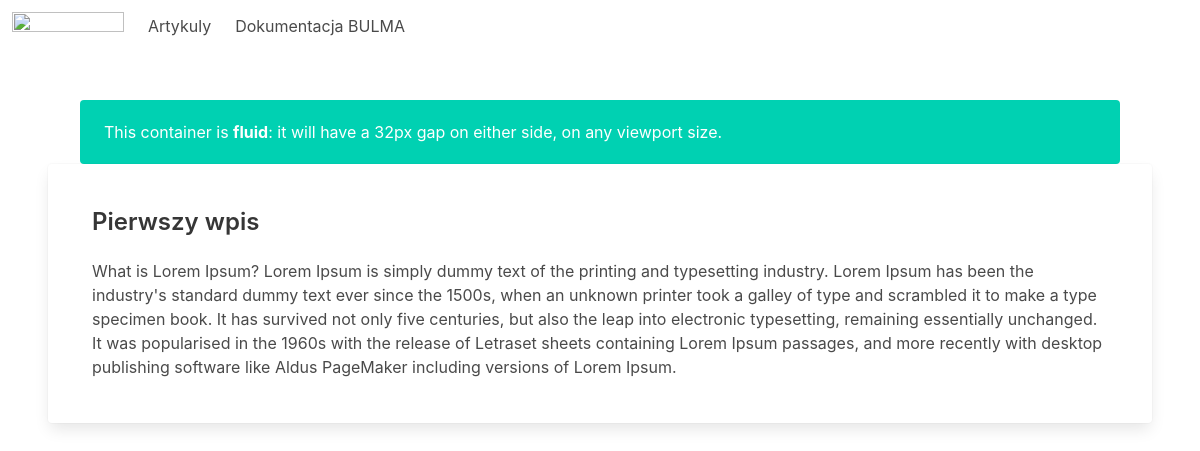
Screenshot of /artykuly/list/ with the database file from the repository.
### ai_web/models.py (models this page shows, shortened)
class Article(models.Model):
    title = models.CharField(max_length=250)
    content = models.TextField(default='')
    year = models.PositiveIntegerField(default=2023)
    imgThumb = models.ImageField(upload_to="images", null=True, blank=True)

### ai_web/views.py (the view)
# urls.py: path("list/", index),
def index(response):
    title_article = "Artykuly"
    articles = Article.objects.all()
    options = ["opcja 1", "opcja 2"]
    return render(response, "articles.html",
                  {
                      "title_article_view": title_article,
                      "options": options,
                      "articles": articles
                  })

### templates/articles.html (shortened to what this page needs)
<!doctype html>
<html lang="en">
<head>
        <link rel="stylesheet" href="https://cdn.jsdelivr.net/npm/bulma@0.9.4/css/bulma.min.css">
</head>
<body>
<nav class="navbar" role="navigation" aria-label="main navigation">
  <div class="navbar-brand">
    <a class="navbar-item" href="https://bulma.io">
      <img src="https://bulma.io/images/bulma-logo.png" width="112" height="28">
    </a>
  </div>
  <div id="navbarBasicExample" class="navbar-menu">
    <div class="navbar-start">
      <a href="/artykuly/list/" class="navbar-item">
          {{ title_article_view }}
      </a>
      <a href="https://bulma.io/documentation/"  target="_blank" class="navbar-item">
        Dokumentacja BULMA
      </a>
    </div>
  </div>
</nav>
  <section class="section">
      <div class="container is-fluid">
  <div class="notification is-primary">
    This container is <strong>fluid</strong>: it will have a 32px gap on either side, on any
    viewport size.
  </div>
</div>
      {% for art in articles %}
      <div class="card box">
          <div class="card-content">
              <h4 class="title is-4">{{ art.title }}</h4>
              <div class="content">
                  {{ art.content }}
              </div>
          </div>
          {% endfor %}
      </div>
  </section>
</body>
</html>

### rows the page displays
Article: title "Pierwszy wpis", content "What is Lorem Ipsum? Lorem Ipsum is simply dummy text of the printing and typesetting industry. Lorem Ipsum has been the industry's standard dummy text ever since the 1500s, when an unknown printer took a galley of type and scrambled it to make a type specimen book. It has survived not only five centuries, but also the leap into electronic typesetting, remaining essentially unchanged. It was popularised in the 1960s with the release of Letraset sheets containing Lorem Ipsum passages, and more recently with desktop publishing software like Aldus PageMaker including versions of Lorem Ipsum."

### other values shown
{{ title_article_view }} "Artykuly"
